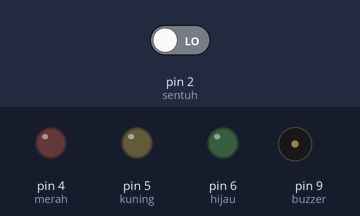
Bench run of a sketch on a simulated Arduino Uno, built with avr-gcc and run on an emulated ATmega328P. Shown: output pins drawn as LEDs (lit = HIGH), buzzer (waves = sounding, pin HIGH). The test bench sets the inputs (shaded band); at power-on: pin 2 (sentuh) LOW. What the sketch prints to the serial monitor is not drawn.

Above: at 1.2 s.
1.3 s: pin 2 (sentuh) driven HIGH
At 1.9 s:
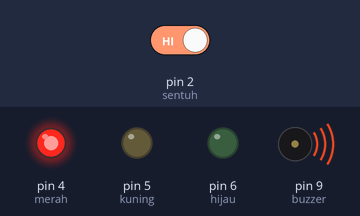
At 4.1 s:
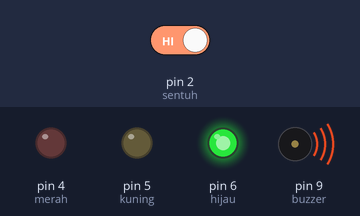
4.3 s: pin 2 (sentuh) driven LOW
At 5.0 s:
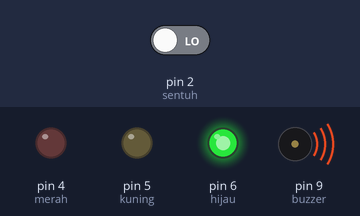
Timing chart, 0 to 7.3 s (numbered marks = the images above; inputs shaded):
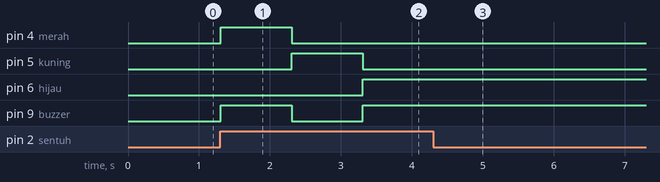

The sketch:

Sensor_Sentuh.ino
```cpp
int sentuh=2;
int merah=4, kuning=5, hijau=6;
int buzzer=9;
int kunci=0;

void setup() {
  Serial.begin(9600);
  pinMode(merah,OUTPUT);
  pinMode(kuning,OUTPUT);
  pinMode(hijau,OUTPUT);
  pinMode(buzzer,OUTPUT);
  pinMode(sentuh,INPUT);
}

void loop() {
  int bacaSentuh=digitalRead(sentuh);

  Serial.print(bacaSentuh);
  Serial.println();

  if(bacaSentuh==1 && kunci==0){
    digitalWrite(merah,HIGH);
    digitalWrite(kuning,LOW);
    digitalWrite(hijau,LOW);
    digitalWrite(buzzer,HIGH);
    delay(1000);
    kunci=1;
  }
  else if(bacaSentuh==1 && kunci==1){
    digitalWrite(merah,LOW);
    digitalWrite(kuning,HIGH);
    digitalWrite(hijau,LOW);
    digitalWrite(buzzer,LOW);
    delay(1000);
    kunci=2;
  }
  else if(bacaSentuh==1 && kunci==2){
    digitalWrite(merah,LOW);
    digitalWrite(kuning,LOW);
    digitalWrite(hijau,HIGH);
    digitalWrite(buzzer,HIGH);
    delay(1000);
    kunci=3;
  }
  else if(bacaSentuh==1 && kunci==3){
    digitalWrite(merah,LOW);
    digitalWrite(kuning,LOW);
    digitalWrite(hijau,LOW);
    digitalWrite(buzzer,LOW);
    delay(1000);
    kunci=0;
  }
}
```

Measured:
- after the input at 1.3 s, pin 4 (merah): LOW → HIGH at once, → LOW 1.0 s later; pin 5 (kuning): LOW → HIGH after 1.0 s, → LOW 1.0 s later; pin 6 (hijau): LOW → HIGH after 2.0 s; pin 9 (buzzer): LOW → HIGH at once, → LOW 1.0 s later, → HIGH 1.0 s later
- after the input at 4.3 s, pin 4 (merah), pin 5 (kuning): stops changing and stays LOW; pin 6 (hijau), pin 9 (buzzer): stops changing and stays HIGH
